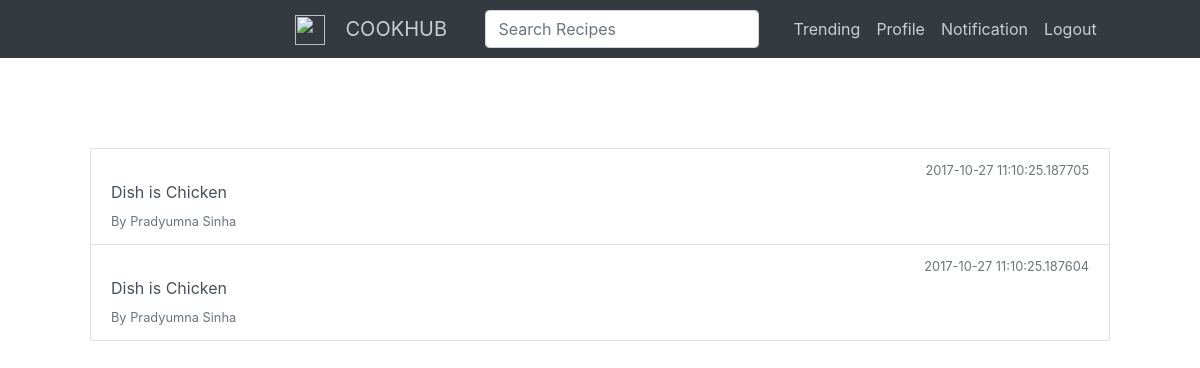
Page /notification (signed in) on the earlier database version.
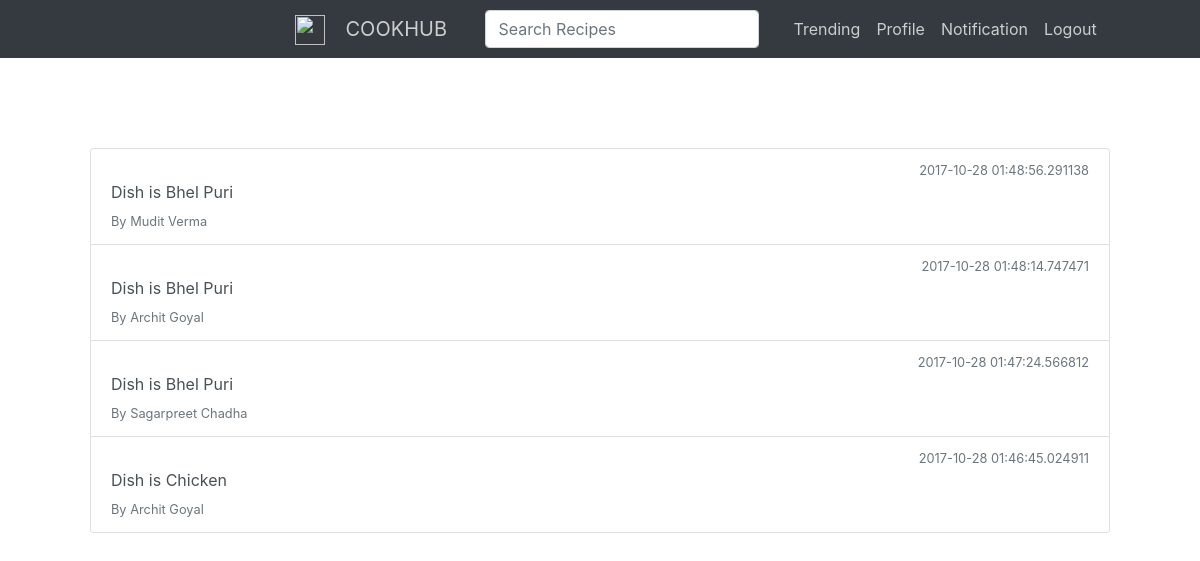
Same page on the later database version.
### dbrun.py (models this page shows)
class Notification(db.Model):
	id = db.Column(db.Integer, primary_key=True , autoincrement = True)
	ntype = db.Column(db.String(20) , nullable = False)
	cookid = db.Column(db.Integer , db.ForeignKey('cooks.id'), nullable=False)
	timestamp = db.Column(db.DateTime, default=datetime.datetime.utcnow)
	sender = db.Column(db.Integer , db.ForeignKey('person.id'), nullable = False)

class Cooks(db.Model):
	id = db.Column(db.Integer , primary_key = True, autoincrement=True)
	name = db.Column(db.String(30),nullable=False)
	preptime = db.Column(db.Integer,nullable=False)
	ctype = db.Column(db.String(30),nullable=False)
	cost = db.Column(db.Integer,nullable=False)
	region = db.Column(db.String(30),nullable=False)
	public = db.Column(db.String(1),nullable=False)
	image = db.Column(db.String(300))
	description = db.Column(db.String(200) , default='None Provided.')
	star = db.Column(db.Integer, default=0)
	stages = db.relationship('Stages',backref='cook',lazy=True)
	personid = db.Column(db.Integer,db.ForeignKey('person.id'),nullable=False)

class Person(db.Model):
	id = db.Column(db.Integer , primary_key = True )
	email = db.Column(db.String(80), unique=True)
	password = db.Column(db.String(30),nullable=False)
	name = db.Column(db.String(30),nullable=False)
	location = db.Column(db.String(30),nullable=False)
	recruitment = db.Column(db.String(1),nullable=False)
	age = db.Column(db.Integer,nullable=False)
	gender = db.Column(db.String(1),nullable=False)
	expertise = db.Column(db.String(15),nullable=False)
	image = db.Column(db.String(300))
	mycooks = db.relationship('Cooks', backref='person', lazy=True)

### main.py (the view)
@app.route('/notification')
@login_required
def notification():
	i = g.user
	txt = 'select * from notification where cookid in (select id from cooks where personid = '+str(i)+') order by timestamp desc'
	mynotifs = db.engine.execute(txt)
	notif = []
	for n in mynotifs :
		print n.ntype , n.timestamp , n.sender , n.cookid,
		cook = Cooks.query.filter_by(id=n.cookid).first()
		print cook.name,
		send_er = Person.query.filter_by(id=n.sender).first()
		print send_er.name
		nntype = n.ntype
		ntimestamp = n.timestamp
		nsendername = send_er.name
		nsenderid = n.sender
		ncook = cook.name
		n = Notify(nntype,ntimestamp,nsenderid,n.cookid,ncook,nsendername)
		notif.append(n)
	return render_template('after_login/notification.html',notif = notif , l = len(notif))

### main.py (called while the page is built)
def login_required(f):
    @wraps(f)
    def decorated_function(*args, **kwargs):
        if g.user is None:
        	flash('Login Required!')
        	return redirect(url_for('home'))
        return f(*args, **kwargs)
    return decorated_function

@app.before_request
def before_request():
	g.user = None
	if 'user' in session :
		g.user = session['user']

@app.after_request
def add_header(response):
	response.headers['Cache-Control'] = 'no-cache, no-store, must-revalidate'
	response.headers['Pragma'] = 'no-cache'
	response.headers['X-UA-Compatible'] = 'IE=Edge,chrome=1'
	if ('Cache-Control' not in response.headers):
		response.headers['Cache-Control'] = 'public, max-age=600'
	return response

### templates/after_login/notification.html (shortened to what this page needs)
{% extends "after_login/layout.html" %}
{% block body %}
<div class="list-group" style="padding:90px">
{% for n in notif %}
  <a href="#" class="list-group-item list-group-item-action flex-column align-items-start">
    <div class="d-flex w-100 justify-content-between">
      <small class="text-muted">{{ n.timestamp }}</small>
    </div>
    <p class="mb-1">Dish is {{ n.cookname }} </p>
    <small class="text-muted">By {{ n.sendername }} </small>
  </a>
{% endfor %}
</div>
{% endblock %}

Differences in the rows shown:
no longer on this page (row edited): Notification: timestamp "2017-10-27 11:10:25.187705"
no longer on this page (row edited): Person: sendername "Pradyumna Sinha" "Pradyumna Sinha"
no longer on this page (row edited): Notification: timestamp "2017-10-27 11:10:25.187604"
added Notification: timestamp "2017-10-28 01:48:56.291138"
added Cooks: cookname "Bhel Puri" "Bhel Puri" "Bhel Puri"
now on this page (row edited): Person: sendername "Mudit Verma"
added Notification: timestamp "2017-10-28 01:48:14.747471"
now on this page (row edited): Person: sendername "Archit Goyal" "Archit Goyal"
added Notification: timestamp "2017-10-28 01:47:24.566812"
now on this page (row edited): Person: sendername "Sagarpreet Chadha"
added Notification: timestamp "2017-10-28 01:46:45.024911"
Other differences:
new list line: "Dish is By"
new list line: "Chicken"
list line gone: "Dish is By"
list line gone: "Chicken"
